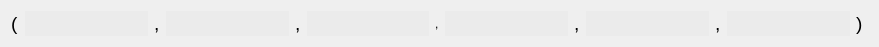
<?xml version="1.0" encoding="UTF-8"?>
<ui version="4.0">
 <class>Tuple6</class>
 <widget class="QWidget" name="Tuple6">
  <property name="geometry">
   <rect>
    <x>0</x>
    <y>0</y>
    <width>879</width>
    <height>46</height>
   </rect>
  </property>
  <property name="sizePolicy">
   <sizepolicy hsizetype="Expanding" vsizetype="Preferred">
    <horstretch>0</horstretch>
    <verstretch>0</verstretch>
   </sizepolicy>
  </property>
  <property name="windowTitle">
   <string>Form</string>
  </property>
  <layout class="QHBoxLayout" name="horizontalLayout">
   <item>
    <widget class="QLabel" name="label_5">
     <property name="text">
      <string>&lt;html&gt;&lt;head/&gt;&lt;body&gt;&lt;p&gt;&lt;span style=&quot; font-size:14pt;&quot;&gt;(&lt;/span&gt;&lt;/p&gt;&lt;/body&gt;&lt;/html&gt;</string>
     </property>
    </widget>
   </item>
   <item>
    <widget class="LECustomTuple" name="lineEditVal_1">
     <property name="sizePolicy">
      <sizepolicy hsizetype="Expanding" vsizetype="Fixed">
       <horstretch>0</horstretch>
       <verstretch>0</verstretch>
      </sizepolicy>
     </property>
     <property name="minimumSize">
      <size>
       <width>0</width>
       <height>25</height>
      </size>
     </property>
     <property name="maximumSize">
      <size>
       <width>805</width>
       <height>16777215</height>
      </size>
     </property>
     <property name="styleSheet">
      <string notr="true">background:rgb(235,235,235);
border:0px;

</string>
     </property>
     <property name="readOnly">
      <bool>false</bool>
     </property>
    </widget>
   </item>
   <item>
    <widget class="QLabel" name="label_6">
     <property name="text">
      <string>&lt;html&gt;&lt;head/&gt;&lt;body&gt;&lt;p&gt;&lt;span style=&quot; font-size:14pt;&quot;&gt;,&lt;/span&gt;&lt;/p&gt;&lt;/body&gt;&lt;/html&gt;</string>
     </property>
    </widget>
   </item>
   <item>
    <widget class="LECustomTuple" name="lineEditVal_2">
     <property name="sizePolicy">
      <sizepolicy hsizetype="Expanding" vsizetype="Fixed">
       <horstretch>0</horstretch>
       <verstretch>0</verstretch>
      </sizepolicy>
     </property>
     <property name="minimumSize">
      <size>
       <width>0</width>
       <height>25</height>
      </size>
     </property>
     <property name="maximumSize">
      <size>
       <width>10000</width>
       <height>16777215</height>
      </size>
     </property>
     <property name="focusPolicy">
      <enum>Qt::StrongFocus</enum>
     </property>
     <property name="styleSheet">
      <string notr="true">background:rgb(235,235,235);
border:0px;</string>
     </property>
    </widget>
   </item>
   <item>
    <widget class="QLabel" name="label_8">
     <property name="text">
      <string>&lt;html&gt;&lt;head/&gt;&lt;body&gt;&lt;p&gt;&lt;span style=&quot; font-size:14pt;&quot;&gt;,&lt;/span&gt;&lt;/p&gt;&lt;/body&gt;&lt;/html&gt;</string>
     </property>
    </widget>
   </item>
   <item>
    <widget class="LECustomTuple" name="lineEditVal_3">
     <property name="sizePolicy">
      <sizepolicy hsizetype="Expanding" vsizetype="Fixed">
       <horstretch>0</horstretch>
       <verstretch>0</verstretch>
      </sizepolicy>
     </property>
     <property name="minimumSize">
      <size>
       <width>0</width>
       <height>25</height>
      </size>
     </property>
     <property name="maximumSize">
      <size>
       <width>10000</width>
       <height>16777215</height>
      </size>
     </property>
     <property name="focusPolicy">
      <enum>Qt::StrongFocus</enum>
     </property>
     <property name="styleSheet">
      <string notr="true">background:rgb(235,235,235);
border:0px;</string>
     </property>
    </widget>
   </item>
   <item>
    <widget class="QLabel" name="label_10">
     <property name="text">
      <string>,</string>
     </property>
    </widget>
   </item>
   <item>
    <widget class="LECustomTuple" name="lineEditVal_4">
     <property name="sizePolicy">
      <sizepolicy hsizetype="Expanding" vsizetype="Fixed">
       <horstretch>0</horstretch>
       <verstretch>0</verstretch>
      </sizepolicy>
     </property>
     <property name="minimumSize">
      <size>
       <width>0</width>
       <height>25</height>
      </size>
     </property>
     <property name="maximumSize">
      <size>
       <width>10000</width>
       <height>16777215</height>
      </size>
     </property>
     <property name="focusPolicy">
      <enum>Qt::StrongFocus</enum>
     </property>
     <property name="styleSheet">
      <string notr="true">background:rgb(235,235,235);
border:0px;</string>
     </property>
    </widget>
   </item>
   <item>
    <widget class="QLabel" name="label_9">
     <property name="text">
      <string>&lt;html&gt;&lt;head/&gt;&lt;body&gt;&lt;p&gt;&lt;span style=&quot; font-size:14pt;&quot;&gt;,&lt;/span&gt;&lt;/p&gt;&lt;/body&gt;&lt;/html&gt;</string>
     </property>
    </widget>
   </item>
   <item>
    <widget class="LECustomTuple" name="lineEditVal_5">
     <property name="sizePolicy">
      <sizepolicy hsizetype="Expanding" vsizetype="Fixed">
       <horstretch>0</horstretch>
       <verstretch>0</verstretch>
      </sizepolicy>
     </property>
     <property name="minimumSize">
      <size>
       <width>0</width>
       <height>25</height>
      </size>
     </property>
     <property name="maximumSize">
      <size>
       <width>10000</width>
       <height>16777215</height>
      </size>
     </property>
     <property name="focusPolicy">
      <enum>Qt::StrongFocus</enum>
     </property>
     <property name="styleSheet">
      <string notr="true">background:rgb(235,235,235);
border:0px;</string>
     </property>
    </widget>
   </item>
   <item>
    <widget class="QLabel" name="label_11">
     <property name="text">
      <string>&lt;html&gt;&lt;head/&gt;&lt;body&gt;&lt;p&gt;&lt;span style=&quot; font-size:14pt;&quot;&gt;,&lt;/span&gt;&lt;/p&gt;&lt;/body&gt;&lt;/html&gt;</string>
     </property>
    </widget>
   </item>
   <item>
    <widget class="LECustomTuple" name="lineEditVal_6">
     <property name="sizePolicy">
      <sizepolicy hsizetype="Expanding" vsizetype="Fixed">
       <horstretch>0</horstretch>
       <verstretch>0</verstretch>
      </sizepolicy>
     </property>
     <property name="minimumSize">
      <size>
       <width>0</width>
       <height>25</height>
      </size>
     </property>
     <property name="maximumSize">
      <size>
       <width>10000</width>
       <height>16777215</height>
      </size>
     </property>
     <property name="focusPolicy">
      <enum>Qt::StrongFocus</enum>
     </property>
     <property name="styleSheet">
      <string notr="true">background:rgb(235,235,235);
border:0px;</string>
     </property>
    </widget>
   </item>
   <item>
    <widget class="QLabel" name="label_7">
     <property name="text">
      <string>&lt;html&gt;&lt;head/&gt;&lt;body&gt;&lt;p&gt;&lt;span style=&quot; font-size:14pt;&quot;&gt;)&lt;/span&gt;&lt;/p&gt;&lt;/body&gt;&lt;/html&gt;</string>
     </property>
    </widget>
   </item>
   <item>
    <spacer name="horizontalSpacer_2">
     <property name="orientation">
      <enum>Qt::Horizontal</enum>
     </property>
     <property name="sizeType">
      <enum>QSizePolicy::Preferred</enum>
     </property>
     <property name="sizeHint" stdset="0">
      <size>
       <width>5</width>
       <height>20</height>
      </size>
     </property>
    </spacer>
   </item>
  </layout>
 </widget>
 <customwidgets>
  <customwidget>
   <class>LECustomTuple</class>
   <extends>QLineEdit</extends>
   <header>gereListe.h</header>
  </customwidget>
 </customwidgets>
 <resources/>
 <connections/>
</ui>
